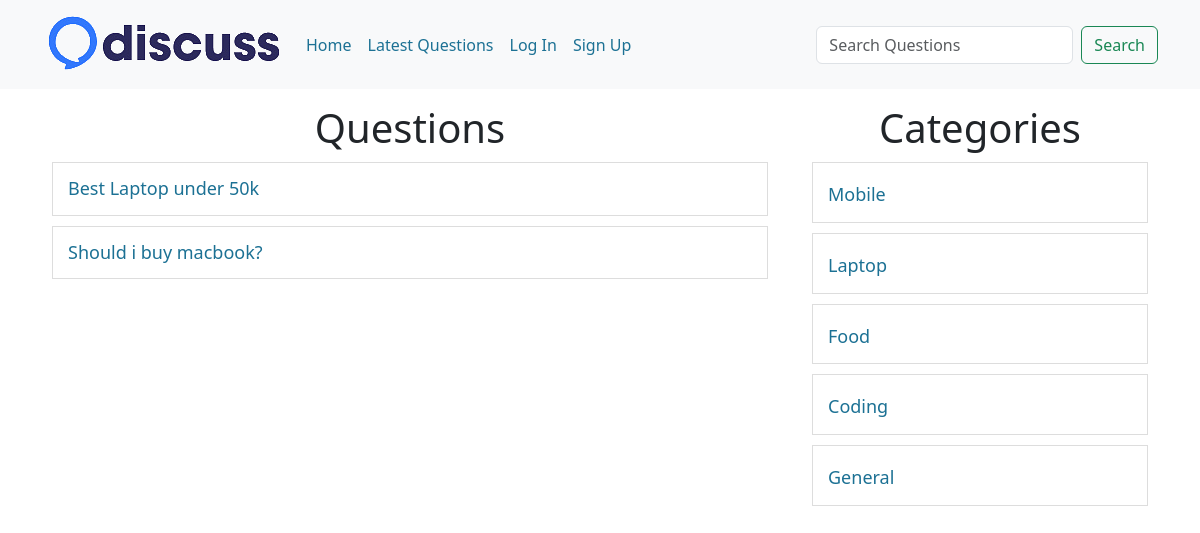
/?c-id=2, run on the app's committed database.
### tables this page shows
CREATE TABLE IF NOT EXISTS `questions` (
  `id` int NOT NULL AUTO_INCREMENT,
  `title` varchar(255) NOT NULL,
  `description` varchar(255) NOT NULL,
  `category_id` int NOT NULL,
  `user_id` int NOT NULL,
  `created_at` datetime NOT NULL DEFAULT CURRENT_TIMESTAMP,
  PRIMARY KEY (`id`)
);

CREATE TABLE IF NOT EXISTS `category` (
  `id` int NOT NULL AUTO_INCREMENT,
  `name` varchar(100) NOT NULL,
  `created_at` datetime NOT NULL DEFAULT CURRENT_TIMESTAMP,
  PRIMARY KEY (`id`)
);

### client/categorylist.php (the view)
<div>
    <h1 class="heading margin-top-15">Categories</h1>
    <?php
    include("./common/connection.php");
    $query = "SELECT * FROM `category`";
    $result = mysqli_query($conn, $query);
    foreach ($result as $row) {
        $name = ucfirst($row['name']);
        $id = $row['id'];
        echo "<div class='row category-list'>
                <h4><a href='?c-id=$id'>$name</a></h4>
             </div>";
    }
    ?>
</div>

### client/questions.php (shortened to what this page needs)
<div class="container">
    <div class="row">
        <div class="col-8">
            <h1 class="heading margin-top-15">Questions</h1>
            <?php
            include("./common/connection.php");
            if(isset($_GET["c-id"])){
                $query = "SELECT * FROM `questions` WHERE category_id = $cid";
            } elseif (isset($_GET["u-id"])) {
                $query = "SELECT * FROM `questions` WHERE user_id = $uid";
            } elseif (isset($_GET["latest"])) {
                $query = "SELECT * FROM `questions` order by id desc";
            } elseif (isset($_GET["search"])) {
                $query = "SELECT * FROM `questions` WHERE `title` LIKE '%$search%'";
            } else {
                $query = "SELECT * FROM `questions`";
            }
            $result = mysqli_query($conn, $query);
            foreach ($result as $row) {
                $title = $row['title'];
                $id = $row['id'];
                echo "<div class='row question-list'>
                    <h4 class='my-questions'><a href='?q-id=$id'>$title</a>";
                    echo "</h4></div>";
            }
            ?>
        </div>
        <div class="col-4">
            <?php
                include("categorylist.php");
            ?>
        </div>
    </div>
</div>

### public/style.css (style rules this page uses)
a { color: #1c7194 !important; }
.heading { text-align: center; }
.margin-top-15 { margin-top: 15px; }
.question-list, .category-list { border: 1px solid #ddd; padding: 15px; margin: 10px; }
.question-list h4, .question-title h4, .category-list h4 { padding: 0; margin: 0; }
.question-list a, .question-title, .category-list a { font-size: 18px; text-decoration: none; color: #1c7194 !important; }
.my-questions { display: flex; justify-content: space-between; }

### data on the page
questions: title "Best Laptop under 50k"
questions: title "Should i buy macbook?"
category: name "Mobile"
category: name "Laptop"
category: name "Food"
category: name "Coding"
category: name "General"
